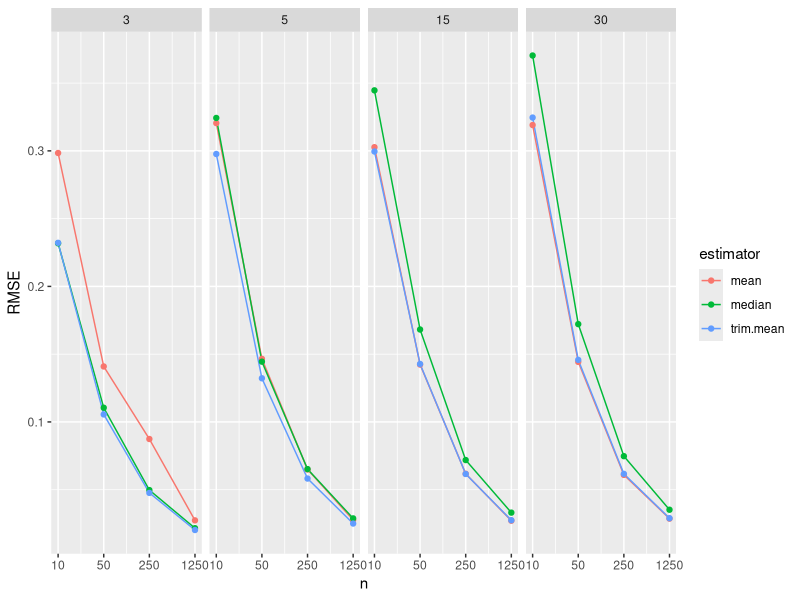
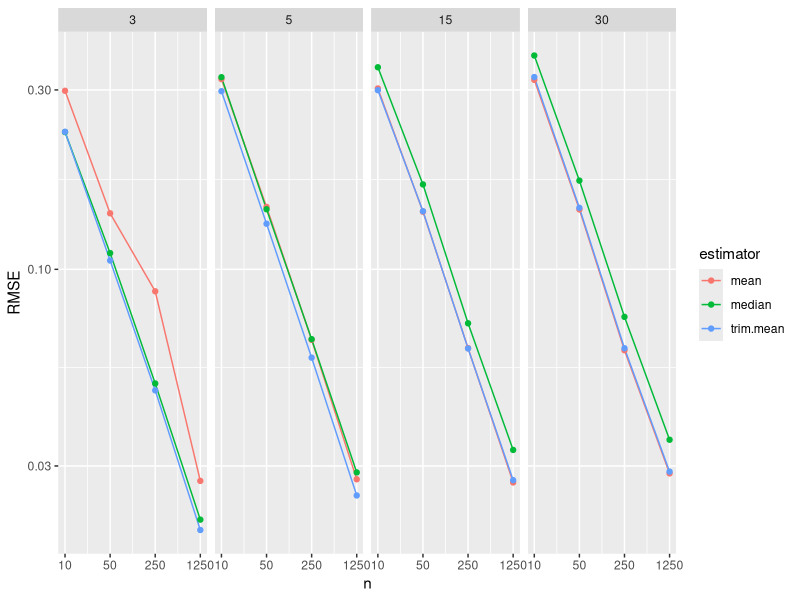
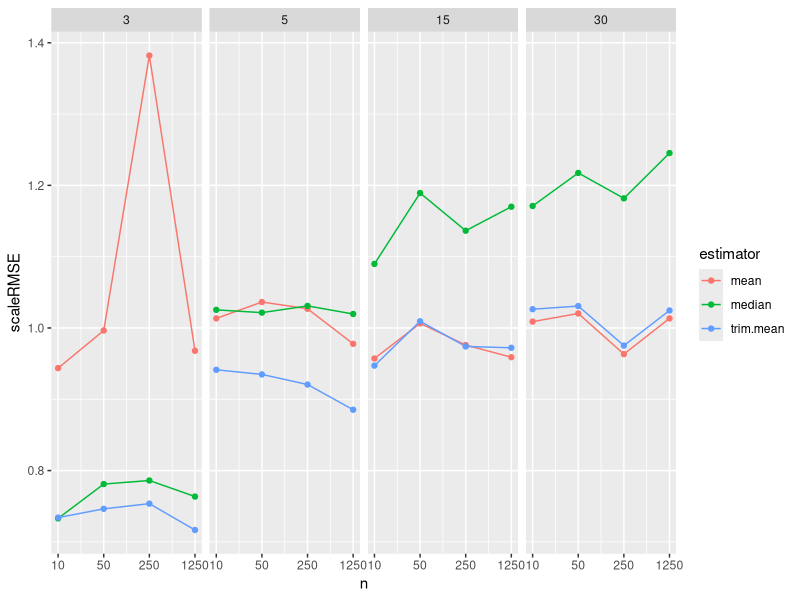
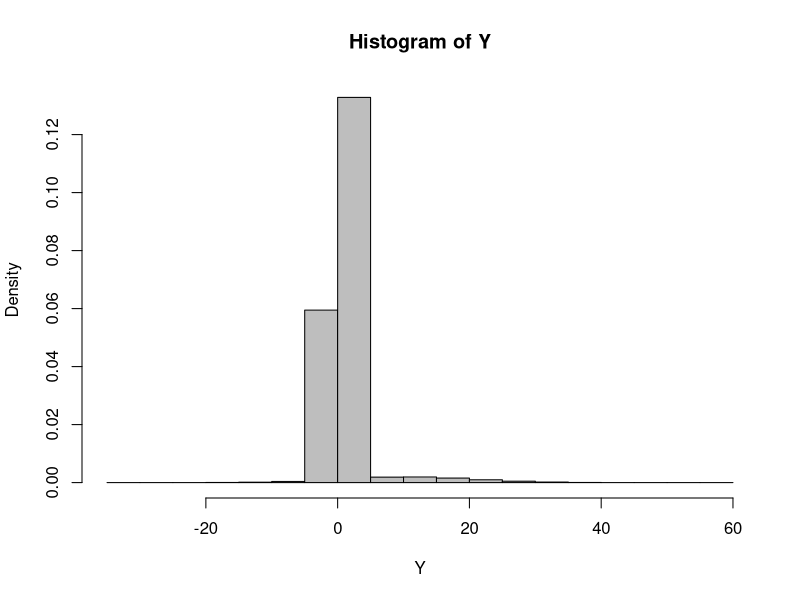
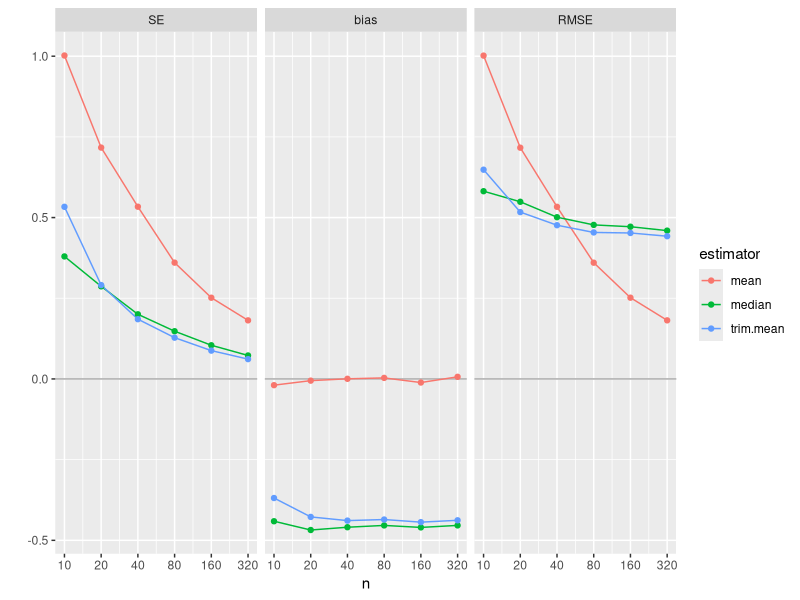

Recreate these plots in R, in order.
## ---- chunk 1
library( tidyverse )
rm( list = ls() )
## ---- chunk 2
gen.data = function( n, df0 ) {
    rt( n, df=df0 ) / sqrt( df0 / (df0-2) )
}
## ---- chunk 3
sd( gen.data( 100000, df0 = 3 ) )
## ---- chunk 4
mu = 0
## ---- chunk 5
analyze.data = function( data ) {
    mn = mean( data )
    md = median( data )
    mn.tr = mean( data, trim=0.1 )
    data.frame( estimator = c( "mean", "trim.mean", "median" ),
                estimate = c( mn, mn.tr, md ) )
}
## ---- chunk 6
dt = gen.data( 100, 3 )
analyze.data( dt )
## ---- chunk 7
raw.exps <- replicate( 1000, {
    dt = gen.data( n=10, df0=5 )
    analyze.data( dt )
}, simplify = FALSE )
raw.exps = bind_rows( raw.exps, .id = "runID" )
## ---- chunk 8
head( raw.exps )
## ---- chunk 9
estimator.quality = function( estimates, mu ) {
    RMSE = sqrt( mean( (estimates - mu)^2 ) )
    bias = mean( estimates - mu )
    SE = sd( estimates )
    data.frame( RMSE=RMSE, bias=bias, SE=SE )
}
## ---- chunk 10
filter( raw.exps, estimator == "mean" ) %>%
    pull( estimate ) %>%
    estimator.quality( mu = mu )
## ---- chunk 11
estimator.quality( raw.exps$estimate[ raw.exps$estimator=="mean"], mu )
## ---- chunk 12
raw.exps %>%
    group_by( estimator ) %>%
    summarise( qual = estimator.quality( estimate, mu = 0 ) ) %>%
    tidyr::unpack( cols=c(qual) )
## ---- chunk 13
run.simulation = function( n, df0 ) {
    raw.exps <- replicate( 1000, {
        dt = gen.data( n=n, df0=df0 )
        analyze.data( dt )
    }, simplify = FALSE )
    raw.exps = bind_rows( raw.exps, .id = "runID" )

    rs <- raw.exps %>%
        group_by( estimator ) %>%
        summarise( qual = estimator.quality( estimate, mu = 0 ) ) %>%
        tidyr::unpack( cols=c( qual ) )

    rs
}
## ---- chunk 14
run.simulation( 10, 5 )
## ---- chunk 15
ns = c( 10, 50, 250, 1250 )
dfs = c( 3, 5, 15, 30 )
lvls = expand_grid( n=ns, df=dfs )

# So it stores our dataframe results in our lvls data properly.
lvls = as_tibble(lvls)

results <- lvls %>% mutate( results = pmap( lvls, run.simulation ) )
## ---- chunk 16
print( results, n=4 )
## ---- chunk 17
results <- unnest( results, cols="results" )
results
## ---- chunk 18
ggplot( results, aes(x=n, y=RMSE, col=estimator) ) +
            facet_wrap( ~ df, nrow=1 ) +
            geom_line() + geom_point() +
            scale_x_log10( breaks=ns )
## ---- chunk 19
ggplot( results, aes(x=n, y=RMSE, col=estimator) ) +
    facet_wrap( ~ df, nrow=1 ) +
    geom_line() + geom_point() +
    scale_x_log10( breaks=ns ) +
    scale_y_log10()
## ---- chunk 20
results <- mutate( results, scaleRMSE = RMSE * sqrt(n) )
## ---- chunk 21
ggplot( results, aes(x=n, y=scaleRMSE, col=estimator) ) +
    facet_wrap( ~ df, nrow=1) +
    geom_line() + geom_point() +
    scale_x_log10( breaks=ns )
## ---- chunk 22
nums = rexp( 100000 )
mean( nums )
mean( nums, trim=0.1 )
median( nums )
## ---- chunk 23
gen.data.exp = function( n, prob.outlier = 0.05 ) {
    nN = rbinom( 1, n, prob.outlier )
    nrm = rnorm( n - nN, mean=0.5, sd=1 )
    outmean = (1 - (1-prob.outlier)/2) / prob.outlier
    outs = rnorm( nN, mean=outmean, sd=10 )
    c( nrm, outs )
}
## ---- chunk 24
Y = gen.data.exp( 10000000, prob.outlier = 0.05 )
mean( Y )
sd( Y )
## ---- chunk 25
hist( Y, breaks=30, col="grey", prob=TRUE )
## ---- chunk 26
run.simulation.exp = function( n ) {
    raw.exps <- replicate( 1000, {
        dt = gen.data.exp( n=n )
        analyze.data( dt )
    }, simplify = FALSE )
    raw.exps = bind_rows( raw.exps, .id = "runID" )

    rs <- raw.exps %>%
        group_by( estimator ) %>%
        summarise( qual = estimator.quality( estimate, mu = 1 ) ) %>%
        tidyr::unpack( cols = c( qual ) )

    rs
}

res = run.simulation.exp( 100 )
res
## ---- chunk 27
ns = c( 10, 20, 40, 80, 160, 320 )
lvls = tibble( n=ns )
## ---- chunk 28
results <- lvls %>% 
  mutate( results = pmap( lvls, run.simulation.exp ) ) %>% 
  unnest( cols = c(results) )
head( results )
## ---- chunk 29
res2 = gather( results, RMSE, bias, SE, key="Measure",value="value" )
res2 = mutate( res2, Measure = factor( Measure, levels=c("SE","bias","RMSE" )))
## ---- chunk 30
ggplot( res2, aes(x=n, y=value, col=estimator) ) +
    facet_grid( . ~ Measure ) +
    geom_hline( yintercept=0, col="darkgrey" ) +
    geom_line() + geom_point() +
    scale_x_log10( breaks=ns ) +
    labs( y="" )
